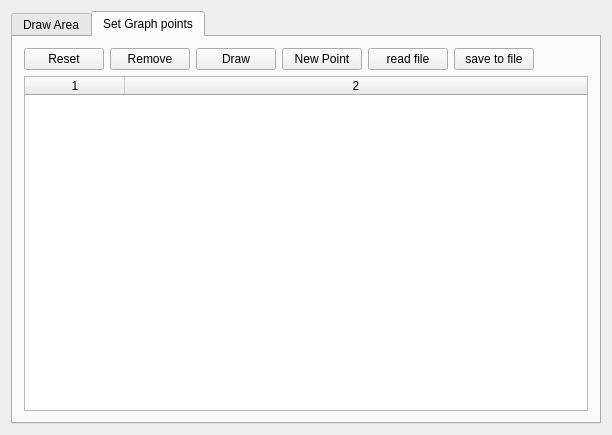
<?xml version="1.0" encoding="UTF-8"?>
<ui version="4.0">
 <class>MainWindow</class>
 <widget class="QMainWindow" name="MainWindow">
  <property name="geometry">
   <rect>
    <x>0</x>
    <y>0</y>
    <width>612</width>
    <height>435</height>
   </rect>
  </property>
  <property name="windowTitle">
   <string>MainWindow</string>
  </property>
  <widget class="QWidget" name="centralWidget">
   <layout class="QGridLayout" name="gridLayout_2">
    <item row="0" column="0">
     <widget class="QTabWidget" name="tabWidget">
      <property name="currentIndex">
       <number>1</number>
      </property>
      <widget class="QWidget" name="tab">
       <attribute name="title">
        <string>Draw Area</string>
       </attribute>
       <layout class="QGridLayout" name="gridLayout">
        <item row="0" column="0">
         <widget class="QLabel" name="label">
          <property name="text">
           <string>X:</string>
          </property>
         </widget>
        </item>
        <item row="0" column="1">
         <widget class="QLineEdit" name="X">
          <property name="text">
           <string>10</string>
          </property>
         </widget>
        </item>
        <item row="0" column="2">
         <widget class="QLabel" name="label_2">
          <property name="text">
           <string>Y:</string>
          </property>
         </widget>
        </item>
        <item row="0" column="3">
         <widget class="QLineEdit" name="Y">
          <property name="text">
           <string>10</string>
          </property>
         </widget>
        </item>
        <item row="0" column="4">
         <widget class="QPushButton" name="btnAdd">
          <property name="text">
           <string>Add</string>
          </property>
         </widget>
        </item>
        <item row="1" column="0">
         <widget class="QLabel" name="label_3">
          <property name="text">
           <string>H:</string>
          </property>
         </widget>
        </item>
        <item row="1" column="1">
         <widget class="QLineEdit" name="H">
          <property name="text">
           <string>30</string>
          </property>
         </widget>
        </item>
        <item row="1" column="2">
         <widget class="QLabel" name="label_4">
          <property name="text">
           <string>W:</string>
          </property>
         </widget>
        </item>
        <item row="1" column="3">
         <widget class="QLineEdit" name="W">
          <property name="text">
           <string>30</string>
          </property>
         </widget>
        </item>
        <item row="2" column="1" colspan="4">
         <widget class="QGraphicsView" name="graphicsView"/>
        </item>
       </layout>
      </widget>
      <widget class="QWidget" name="tab_2">
       <attribute name="title">
        <string>Set Graph points</string>
       </attribute>
       <layout class="QGridLayout" name="gridLayout_3">
        <item row="0" column="4">
         <widget class="QPushButton" name="pushButton_5">
          <property name="text">
           <string>read file</string>
          </property>
         </widget>
        </item>
        <item row="0" column="3">
         <widget class="QPushButton" name="pushButton_3">
          <property name="text">
           <string>New Point</string>
          </property>
         </widget>
        </item>
        <item row="0" column="0">
         <widget class="QPushButton" name="pushButton_2">
          <property name="text">
           <string>Reset</string>
          </property>
         </widget>
        </item>
        <item row="0" column="6">
         <spacer name="horizontalSpacer">
          <property name="orientation">
           <enum>Qt::Horizontal</enum>
          </property>
          <property name="sizeHint" stdset="0">
           <size>
            <width>225</width>
            <height>20</height>
           </size>
          </property>
         </spacer>
        </item>
        <item row="0" column="2">
         <widget class="QPushButton" name="pushButton">
          <property name="text">
           <string>Draw</string>
          </property>
         </widget>
        </item>
        <item row="1" column="0" colspan="7">
         <widget class="QTableWidget" name="tableWidget">
          <property name="dragEnabled">
           <bool>false</bool>
          </property>
          <property name="dragDropMode">
           <enum>QAbstractItemView::NoDragDrop</enum>
          </property>
          <property name="defaultDropAction">
           <enum>Qt::IgnoreAction</enum>
          </property>
          <property name="alternatingRowColors">
           <bool>true</bool>
          </property>
          <property name="selectionMode">
           <enum>QAbstractItemView::ContiguousSelection</enum>
          </property>
          <property name="selectionBehavior">
           <enum>QAbstractItemView::SelectRows</enum>
          </property>
          <property name="textElideMode">
           <enum>Qt::ElideRight</enum>
          </property>
          <property name="wordWrap">
           <bool>false</bool>
          </property>
          <property name="rowCount">
           <number>0</number>
          </property>
          <property name="columnCount">
           <number>2</number>
          </property>
          <attribute name="horizontalHeaderCascadingSectionResizes">
           <bool>false</bool>
          </attribute>
          <attribute name="horizontalHeaderHighlightSections">
           <bool>true</bool>
          </attribute>
          <attribute name="horizontalHeaderShowSortIndicator" stdset="0">
           <bool>false</bool>
          </attribute>
          <attribute name="horizontalHeaderStretchLastSection">
           <bool>true</bool>
          </attribute>
          <attribute name="verticalHeaderCascadingSectionResizes">
           <bool>false</bool>
          </attribute>
          <attribute name="verticalHeaderShowSortIndicator" stdset="0">
           <bool>false</bool>
          </attribute>
          <attribute name="verticalHeaderStretchLastSection">
           <bool>false</bool>
          </attribute>
          <column/>
          <column/>
         </widget>
        </item>
        <item row="0" column="1">
         <widget class="QPushButton" name="pushButton_4">
          <property name="text">
           <string>Remove</string>
          </property>
         </widget>
        </item>
        <item row="0" column="5">
         <widget class="QPushButton" name="pushButton_6">
          <property name="text">
           <string>save to file</string>
          </property>
         </widget>
        </item>
       </layout>
      </widget>
     </widget>
    </item>
   </layout>
  </widget>
 </widget>
 <layoutdefault spacing="6" margin="11"/>
 <resources/>
 <connections/>
</ui>
